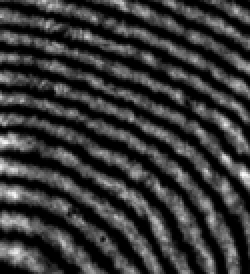
#> input picture interference_pattern/shape_fitting/crop_small.tif, 125 x 137 px (shown 2 times larger)
$ python basinhopping_2steps.py   (Python 2 division)
#> lines starting #> are read from the running program, lines starting #| are printed output that depends on the picture; long printed decimals are rounded
#!/usr/bin/env python
from __future__ import division, print_function
import sys
from scipy import interpolate
import time
from mpl_toolkits.mplot3d import Axes3D
import matplotlib.pyplot as plt
import numpy as np
import cv2
from skimage import exposure
from scipy.optimize import basinhopping

def normalize(img_array,normrange):
	# [4 lines of commented-out code are left out]
	test = exposure.equalize_hist(img_array)
	return test

def difference(reference_img, generated_img, normrange):
	reference_img = normalize(reference_img, normrange)
	generated_img = normalize(generated_img, normrange)
	diff_value = np.sum((reference_img-generated_img)**2)
	return diff_value

def surface_polynomial_1storder(size, max_variation, coeff1storder):
	def poly(x, y):
		poly = max_variation*(coeff1storder[0]*x+coeff1storder[1]*y)
		return poly
	x = np.linspace(0,size[0]-1, size[0])
	y = np.linspace(0,size[1]-1, size[1])
	zz = poly(x[:,None],y[None, :])
	return zz
def nll_1storder(coeff1storder, max_variation, data, normrange):
	#data = normalize(data, normrange)
	height = surface_polynomial_1storder(data.shape, max_variation, coeff1storder)
	#expected = normalize(1+np.cos((2/0.532)*height), normrange)
	expected = 1+np.cos((2/0.532)*height)
	# normalize to [0,1]
	expected /= expected.max()
	return difference(data, expected, normrange)

def surface_polynomial(size, max_variation, coeffhi,coeff1storder):
	def poly(x, y):
		#poly = max_variation*(coeff[0]*x+coeff[1]*y)
		poly = max_variation*(1*coeffhi[0]*x**2+1*coeffhi[1]*y**2+1*coeffhi[2]*x*y+coeff1storder[0]*x+coeff1storder[1]*y+coeffhi[3])
		return poly
	x = np.linspace(0,size[0]-1, size[0])
	y = np.linspace(0,size[1]-1, size[1])
	zz = poly(x[:,None],y[None, :])
	return zz
def nll(coeffhi,coeff1storder, max_variation, data, normrange):
	#data = normalize(data, normrange)
	height = surface_polynomial(data.shape, max_variation, coeffhi,coeff1storder)
	#expected = normalize(1+np.cos((2/0.532)*height), normrange)
	expected = 1+np.cos((2/0.532)*height)
	# normalize to [0,1]
	expected /= expected.max()
	return difference(data, expected, normrange)

if __name__ == "__main__":
	from scipy.optimize import fmin
	import time
	normrange=1

	N = 14
	sample_size = 15

	t0 = time.time()
	max_variation = 0.012
	reference_intensity = cv2.imread('crop_small.tif', 0)
#> reference_intensity is the input picture: shape (137, 125); min 0, max 252, mean 55.2
	reference_intensity = normalize(reference_intensity,1)
#> in normalize, `test = exposure.equalize_hist(img_array)`:
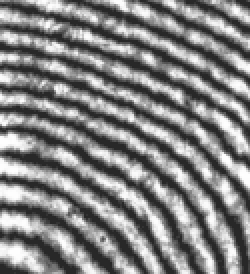
#> test: shape (137, 125) float64 (shown 2 times larger); min 0.161, max 1, mean 0.516
	#cv2.imwrite('normalized_crop.tif',255*reference_intensity)
	alist = np.linspace(0,sample_size,N) # x direction
	blist = np.linspace(-sample_size, sample_size,2*N) # y direction
	aa, bb = np.meshgrid(alist,blist)
	diff = np.empty(aa.shape)


	for i in np.arange(alist.size):
		for j in np.arange(blist.size):
			if (j-0.5*len(blist))**2+(i)**2<=(0.*len(alist))**2:
				diff[j,i] = np.nan
			else:
                                coeff1storder = [aa[j,i],bb[j,i]]
				diff[j,i] = nll_1storder(coeff1storder,max_variation,reference_intensity,1.0)
			sys.stdout.write('\r%i/%i     ' % (i*blist.size+j+1,alist.size*blist.size))
			sys.stdout.flush()
#> this loop made 14 passes
#> pass 1, in normalize (call 3), `test = exposure.equalize_hist(img_array)`:
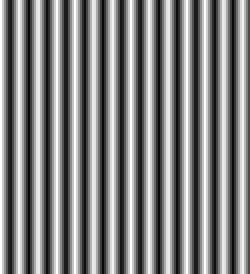
#> test: shape (137, 125) float64 (shown 2 times larger); min 0.032, max 1, mean 0.511
#> pass 1, in poly (call 2), `poly = max_variation*(coeff1storder[0]*x+coeff1storder[1]*y)`:
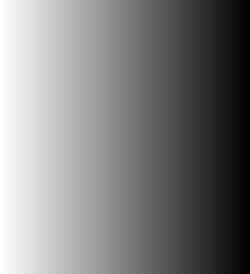
#> poly: shape (137, 125) float64 (shown 2 times larger); min -20.67, max 0, mean -10.33; drawn with min black and max white
#> pass 1, in nll_1storder (call 2), `expected = 1+np.cos((2/0.532)*height)`:
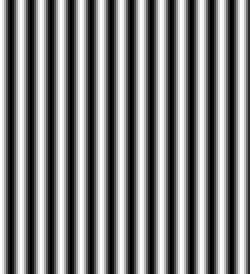
#> expected: shape (137, 125) float64 (shown 2 times larger); min 3.84e-05, max 2, mean 1.01; drawn with min black and max white
	sys.stdout.write('\n')
	elapsed = time.time() - t0
	print("took %.2f seconds to compute the likelihood" % elapsed)
	index = np.unravel_index(np.nanargmin(diff), diff.shape)
#> index = (9, 9)
	index = (alist[index[1]], blist[index[0]])
#> index = (10.38, -5)
	index = np.array(index)
#> index = [10.38, -5]

        initcoeffhi = np.array([[0,0,0,0]])
        coeff1storder = index
#> coeff1storder = [10.38, -5]
        print(index)
#| [10.385 -5.        ]
        simplex = 0.1*np.identity(4)+np.tile(initcoeffhi,(4,1))
        simplex = np.concatenate((initcoeffhi,simplex),axis=0)
	#xopt= fmin(nll, initcoeffhi, args = (coeff1storder,max_variation, reference_intensity, normrange))#, initial_simplex=simplex)
	#print(xopt)
#> (the run stopped early here; a loop or call above may not have finished)
